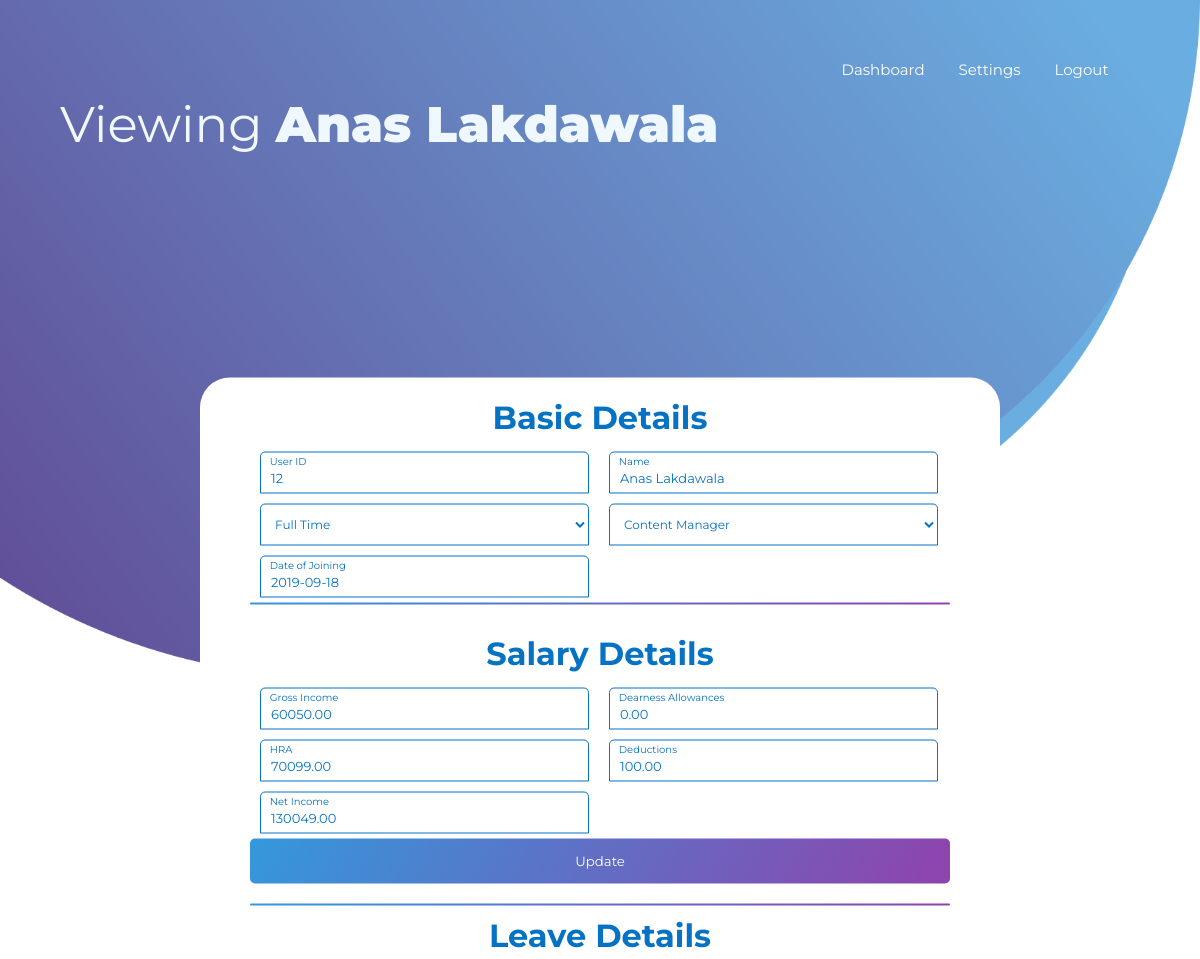
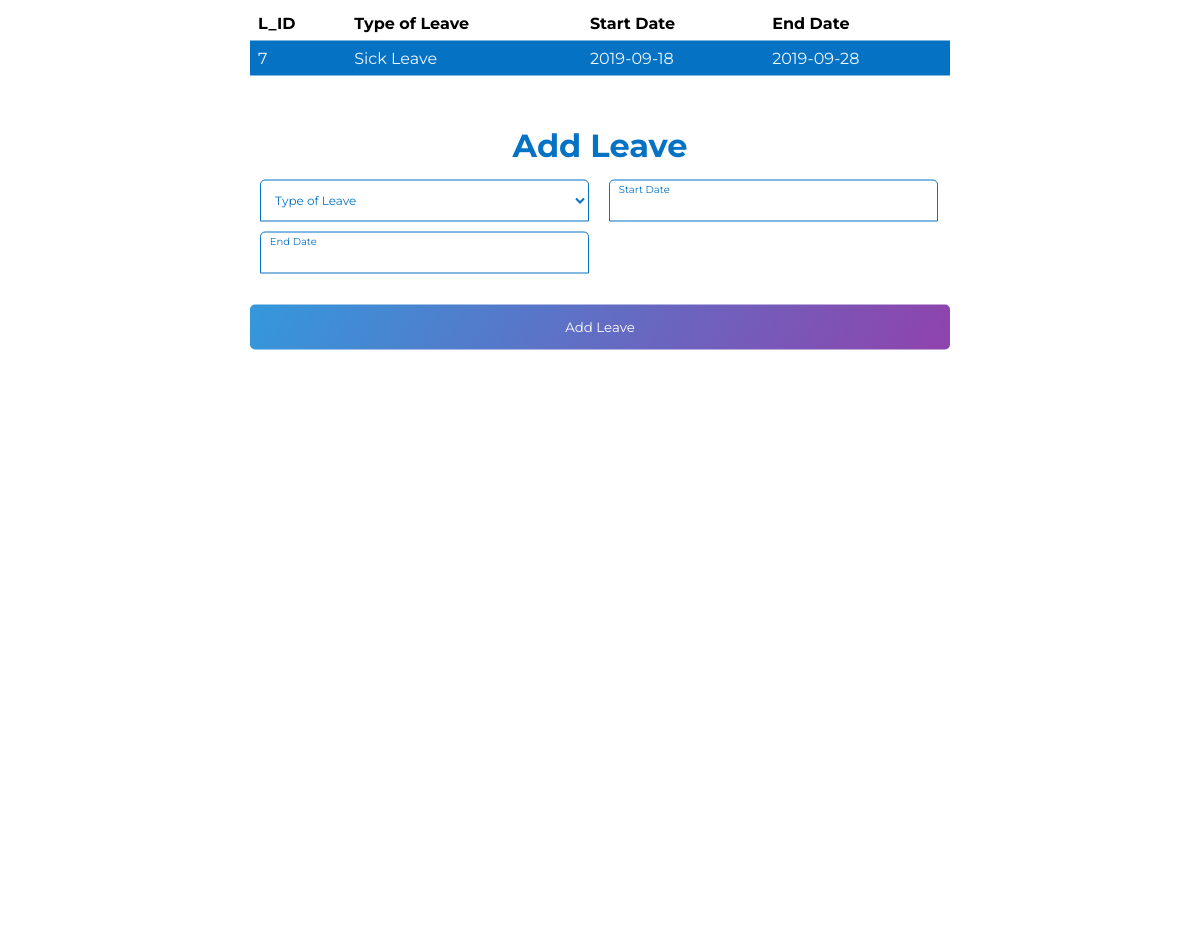
Page /details.php?a=12 on the committed database (2 pictures, top to bottom).
### tables this page shows
CREATE TABLE `employee` (
  `E_ID` int(11) NOT NULL,
  `E_NAME` varchar(40) NOT NULL,
  `Password` varchar(30) NOT NULL,
  `Phone` bigint(20) NOT NULL,
  `Type` text NOT NULL,
  `Desig` text NOT NULL,
  `DOJ` date NOT NULL
);

CREATE TABLE `salary` (
  `S_ID` int(11) NOT NULL,
  `GI` decimal(20,2) DEFAULT 0.00,
  `DA` decimal(20,2) DEFAULT 0.00,
  `HRA` decimal(20,2) DEFAULT 0.00,
  `HC` decimal(20,2) DEFAULT 0.00,
  `NI` decimal(20,2) DEFAULT 0.00,
  `E_ID` int(11) NOT NULL
);

CREATE TABLE `leaves` (
  `L_ID` int(11) NOT NULL,
  `type` text NOT NULL,
  `s_date` date NOT NULL,
  `e_date` date NOT NULL,
  `E_ID` int(11) NOT NULL
);

### details.php (the view, shortened to what this page needs)
<?php
$id = $_GET['a'];
$host = "localhost";
$dbUsername = "id11037018_admin";
    $dbPassword = "admin";
    $dbname = "id11037018_payroll";
    $conn = new mysqli($host, $dbUsername, $dbPassword, $dbname);
    if (mysqli_connect_error()) {
    	die('Connect Error('. mysqli_connect_errno().')'. mysqli_connect_error());
    }
	else {
		$q = "Select * from employee where E_ID = $id";
      $query = mysqli_query($conn,$q);
	$res = mysqli_fetch_array($query);
	$q1 = "Select * from salary where E_ID = $id";
	$query1 = mysqli_query($conn,$q1);
	$res1 = mysqli_fetch_array($query1);
     }
?>
<!DOCTYPE html>
<html lang="en" dir="ltr">
  <head>
	   <link rel="stylesheet" type="text/css" href="empc.css">
  </head>
  <body>
	  <div id = "welcome">
	  <div id = "heading">Viewing <span id="mainhead"><?php echo $res['E_NAME']; ?></span></div>
	  </div>
		<div class="bottom-text">
         <a id="nav" href="https://payrollmngsys.000webhostapp.com/admin.php">Dashboard</a>
          <a id="nav" href="https://payrollmngsys.000webhostapp.com/adminsett.php">Settings</a>
          <a id="nav" href="https://payrollmngsys.000webhostapp.com/index.php">Logout</a>
        </div>
      <form method="POST" class="login-form">
        <h1>Basic Details</h1>
<div class="txtbd">
          <input type="text" value="<?php echo $res['E_ID']; ?>" name="e_id" disabled>
          <span>User ID</span>
        </div>
		  <div class="txtbd">
          <input type="text" value="<?php echo $res['E_NAME']; ?>" name="ename">
          <span>Name</span>
        </div>
		  <div class="txtb">
		  <select name="type">
		<option selected hidden value="<?php echo $res['Type']; ?>"><?php echo $res['Type']; ?></option>
</select>
		  </div>
		  <div class="txtb">
		  <select name="desig" >
		<option value="<?php echo $res['Desig']; ?>"><?php echo $res['Desig']; ?></option>
</select>
		  </div>
		  <div class="txtbd">
          <input name="date" type="text" onfocus="(this.type='date')" onblur="if(!this.value)this.type='text'" value="<?php echo $res['DOJ']; ?>" >
          <span>Date of Joining</span>
        </div>
		  <input type="" class="logbtndis" value="" >
		  <br>
		   <h1>Salary Details</h1>
		  <div class="txtbd">
          <input type="text" name="gi" value="<?php echo $res1['GI']; ?>">
			  <span>Gross Income</span>
        </div>
		  <div class="txtbd">
          <input type="text" name="da" value="<?php echo $res1['DA']; ?>">
			  <span>Dearness Allowances</span>
        </div>
		  <div class="txtbd">
          <input type="text" name="hra" value="<?php echo $res1['HRA']; ?>">
			  <span>HRA</span>
        </div>
		  <div class="txtbd">
          <input type="text" name="hc" value="<?php echo $res1['HC']; ?>">
			  <span>Deductions</span>
        </div>
		  <div class="txtbd">
          <input type="text" name="ni" value="<?php echo $res1['NI']; ?>" disabled>
			  <span>Net Income</span>
        </div>
		  <input type="submit" class="logbtn" value="Update" name="update">
		  <input type="" class="logbtndis" value="">
		   <h1>Leave Details</h1>
		  <table>
			  <tr>
			  <th>L_ID</th>
				  <th>Type of Leave</th>
				  <th>Start Date</th>
				  <th>End Date</th>
			  </tr>
	<?php
$id = $_GET['a'];
$host = "localhost";
$dbUsername = "id11037018_admin";
    $dbPassword = "admin";
    $dbname = "id11037018_payroll";
    $conn = new mysqli($host, $dbUsername, $dbPassword, $dbname);
    if (mysqli_connect_error()) {
    	die('Connect Error('. mysqli_connect_errno().')'. mysqli_connect_error());
    }
	else {
		$q = "Select * from leaves where E_ID = $id";
      $query = mysqli_query($conn,$q);
	while($res = mysqli_fetch_array($query)){
		?>
		<tr>
			<td><?php echo $res['L_ID'] ?></td>
			<td><?php echo $res['type'] ?></td>
			<td><?php echo $res['s_date'] ?></td>
			<td><?php echo $res['e_date'] ?></td>
			  </tr>
				<?php
	}
     }
?>
</table>
		  <h1>Add Leave</h1>
		  <div class="txtb">
		  <select name="typeleave">
		<option selected hidden value="">Type of Leave</option>
</select>
		  </div>
		  <div class="txtbd">
          <input name="sdate" type="text" onfocus="(this.type='date')" onblur="if(!this.value)this.type='text'">
          <span>Start Date</span>
        </div>
		  <div class="txtbd">
          <input name="edate" type="text" onfocus="(this.type='date')" onblur="if(!this.value)this.type='text'">
          <span>End Date</span>
        </div>
			<input type="submit" class="logbtn" value="Add Leave" name="AL">
      </form>
  </body>
</html>

### empc.css (style rules this page uses)
* { margin: 0; padding: 0; text-decoration: none; font-family: montserrat; box-sizing: border-box; }
#welcome { position: absolute; top: 5%; left: 5%; }
#heading { font-size: 50px; color: aliceblue; }
#mainhead { font-weight: 1000; font-size: 50px; color: aliceblue; }
body { min-height: 100vh; background-image: url(design.png); background-size: 100%; background-repeat: no-repeat; }
.login-form { width: 800px; height: 100%; text-align: center; padding:10px 50px 80px 50px; border-radius: 30px; position: absolute; left: 50%; top: 70%; transform: translate(-50%,-50%); background-color: white; font-family: 'Montserrat', sans-serif; }
.login-form h1 { text-align: center; margin-top: 10px; margin-bottom: 10px; font-family: 'Montserrat', sans-serif; color: #0572C4; }
.txtb { position: relative; margin-top: 5px; margin-left: 10px; margin-bottom: 5px; margin-right: 10px; text-align: left; width: 47%; float: left; }
.txtb input,.txtbd input { font-size: 13px; color: #333; border-left: 1px solid #0572C4; border-top: 1px solid #0572C4; border-right: 1px solid #0572C4; border-bottom: 1px solid #0572C4; border-top-left-radius: 5px; border-top-right-radius: 5px; color: #0572C4; width: 100%; outline: none; background: none; padding: 25px 5px 15px 10px; height: 40px; }
.txtb select { font-size: 12px; font-family: 'Montserrat', sans-serif; color: #333; border-left: 1px solid #0572C4; border-top: 1px solid #0572C4; border-right: 1px solid #0572C4; border-bottom: 1px solid #0572C4; border-top-left-radius: 5px; border-top-right-radius: 5px; color: #0572C4; width: 100%; outline: none; background: none; padding: 10px 5px 10px 10px; height: 42px; }
.txtbd span { font-size: 10px; content: attr(data-placeholder); position: absolute; top: 10px; left: 3%; color: #adadad; transform: translateY(-50%); transition: .3s; font-family: 'Montserrat', sans-serif; color: #0572C4; }
.txtbd { position: relative; margin-top: 5px; margin-left: 10px; margin-bottom: 5px; margin-right: 10px; text-align: left; width: 47%; float: left; }
table { border-collapse: collapse; width: 100%; margin-bottom: 50px; }
th, td { text-align: left; padding: 8px; font-family: 'Montserrat', sans-serif; }
tr:nth-child(even) { background-color: #0572C4; color: aliceblue; }
.logbtn { display: block; margin-top: 20%; margin-bottom: 10px; padding: 12px 20px; border: 0px solid white; border-radius: 5px; width: 100%; height: 45px; background: linear-gradient(120deg,#3498db,#8e44ad,#3498db); background-size: 200%; color: #fff; outline: none; cursor: pointer; transition: .5s; font-family: 'Montserrat', sans-serif; }
.logbtndis { display: block; margin-top: 20px; padding: px; border: 0px solid white; border-radius: 5px; width: 100%; height: 2px; background: linear-gradient(120deg,#3498db,#8e44ad,#3498db); background-size: 200%; color: #fff; outline: none; cursor: pointer; transition: .5s; font-family: 'Montserrat', sans-serif; }
.bottom-text { margin-top: 60px; margin-left: 60%; text-align: center; font-size: 15px; font-family: 'Montserrat', sans-serif; }
#nav { color: white; font-family: 'Montserrat', sans-serif; padding-left: 30px; }

### rows in the picture
employee: E_NAME "Anas Lakdawala", e_id "12", ename "Anas Lakdawala", type "Full Time", desig "Content Manager", date "2019-09-18"
salary: gi "60050.00", da "0.00", hra "70099.00", hc "100.00", ni "130049.00"
leaves: L_ID "7", type "Sick Leave", s_date "2019-09-18", e_date "2019-09-28"
